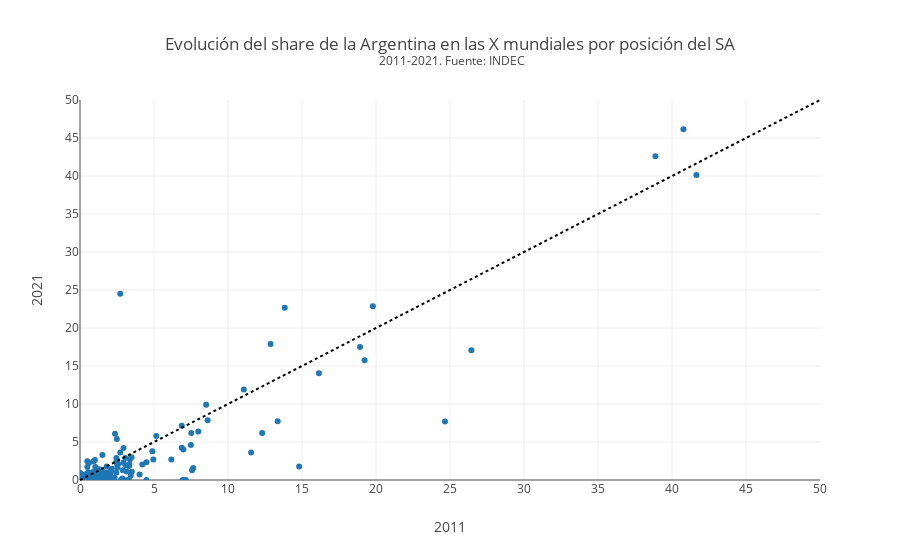

Notebook source saved alongside this figure:
### Code cell
analisis.plot_evolucion_share(prop_mundial_sin_irrelevantes, anio_desde,anio_hasta)

### Figure 1 — Plotly figure (JSON) as saved in the notebook; plotly's stock layout.template omitted (floating-point values rounded to 4 significant figures; data arrays with more than 128 entries replaced by an {"elided": "..."} marker saying what was removed)
{"data": [{"customdata": {"elided": "439x4 mixed values"}, "hovertemplate": "<b>Partida: \"%{customdata[0]}\"</b><br>\"%{customdata[1]}\"<br>Proporcion 2011: %{customdata[2]:.3%}<br>Proporcion 2021: %{customdata[3]:.3%}<br<extra></extra>>", "mode": "markers", "type": "scatter", "x": {"elided": "439 float values"}, "y": {"elided": "439 float values"}}], "layout": {"shapes": [{"line": {"dash": "dot"}, "type": "line", "x0": 0, "x1": 1, "xref": "paper", "y0": 0, "y1": 1, "yref": "paper"}], "title": {"text": "Evolución del share de la Argentina en las X mundiales por posición del SA<br><sup> 2011-2021. Fuente: INDEC"}, "xaxis": {"nticks": 20, "range": [0, 50], "title": {"text": "2011"}}, "yaxis": {"nticks": 20, "range": [0, 50], "title": {"text": "2021"}}}}
